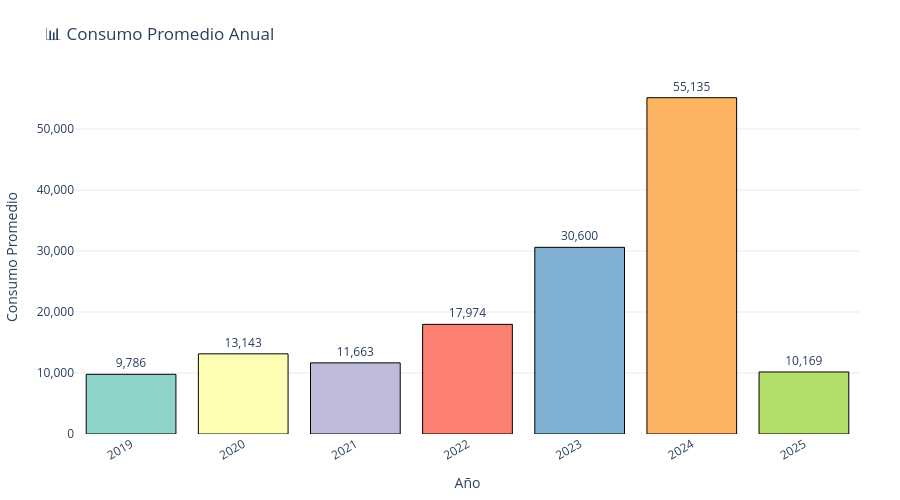

Notebook cell for this chart:
### Code cell
# ---------------------------
# 7. Consumo Promedio Anual (versión Plotly Express)
# ---------------------------
import plotly.express as px

if "AÑO" in df.columns and "TOTAL DE CONSUMO" in df.columns:
    # Asegurar tipo string para el eje X
    df["AÑO"] = df["AÑO"].astype(str)

    # Calcular consumo promedio anual
    consumo_anual = df.groupby("AÑO", as_index=False)["TOTAL DE CONSUMO"].mean()

    print("📊 Creando gráfica de consumo promedio anual...")

    fig_consumo_anual = px.bar(
        consumo_anual,
        x="AÑO",
        y="TOTAL DE CONSUMO",
        title="📊 Consumo Promedio Anual",
        labels={
            "AÑO": "Año",
            "TOTAL DE CONSUMO": "Consumo Promedio"
        },
        text="TOTAL DE CONSUMO",
        color="AÑO",
        color_discrete_sequence=px.colors.qualitative.Set3
    )

    # Personalizar etiquetas y formato
    fig_consumo_anual.update_traces(
        texttemplate="%{y:,.0f}",
        textposition="outside",
        marker_line_color="black",
        marker_line_width=1
    )

    # Ajustes visuales del layout
    fig_consumo_anual.update_layout(
        height=500,
        xaxis_tickangle=-30,
        font=dict(size=12),
        plot_bgcolor="white",
        showlegend=False,
        margin=dict(l=40, r=40, t=80, b=60)
    )

    # Líneas de cuadrícula suaves
    fig_consumo_anual.update_xaxes(showgrid=False)
    fig_consumo_anual.update_yaxes(showgrid=True, gridwidth=0.5, gridcolor="lightgray", tickformat=",d")

    fig_consumo_anual.show()

else:
    print("❌ No se encontraron las columnas necesarias ('AÑO', 'TOTAL DE CONSUMO').")

### Figure 1 — Plotly figure (JSON) as saved in the notebook; plotly's stock layout.template omitted (floating-point values rounded to 4 significant figures)
{"data": [{"hovertemplate": "Año=%{x}<br>Consumo Promedio=%{text}<extra></extra>", "legendgroup": "2019", "marker": {"color": "rgb(141,211,199)", "line": {"color": "black", "width": 1}, "pattern": {"shape": ""}}, "name": "2019", "orientation": "v", "showlegend": true, "text": [9786.0], "textposition": "outside", "texttemplate": "%{y:,.0f}", "type": "bar", "x": ["2019"], "xaxis": "x", "y": [9786.0], "yaxis": "y"}, {"hovertemplate": "Año=%{x}<br>Consumo Promedio=%{text}<extra></extra>", "legendgroup": "2020", "marker": {"color": "rgb(255,255,179)", "line": {"color": "black", "width": 1}, "pattern": {"shape": ""}}, "name": "2020", "orientation": "v", "showlegend": true, "text": [13140.0], "textposition": "outside", "texttemplate": "%{y:,.0f}", "type": "bar", "x": ["2020"], "xaxis": "x", "y": [13140.0], "yaxis": "y"}, {"hovertemplate": "Año=%{x}<br>Consumo Promedio=%{text}<extra></extra>", "legendgroup": "2021", "marker": {"color": "rgb(190,186,218)", "line": {"color": "black", "width": 1}, "pattern": {"shape": ""}}, "name": "2021", "orientation": "v", "showlegend": true, "text": [11660.0], "textposition": "outside", "texttemplate": "%{y:,.0f}", "type": "bar", "x": ["2021"], "xaxis": "x", "y": [11660.0], "yaxis": "y"}, {"hovertemplate": "Año=%{x}<br>Consumo Promedio=%{text}<extra></extra>", "legendgroup": "2022", "marker": {"color": "rgb(251,128,114)", "line": {"color": "black", "width": 1}, "pattern": {"shape": ""}}, "name": "2022", "orientation": "v", "showlegend": true, "text": [17970.0], "textposition": "outside", "texttemplate": "%{y:,.0f}", "type": "bar", "x": ["2022"], "xaxis": "x", "y": [17970.0], "yaxis": "y"}, {"hovertemplate": "Año=%{x}<br>Consumo Promedio=%{text}<extra></extra>", "legendgroup": "2023", "marker": {"color": "rgb(128,177,211)", "line": {"color": "black", "width": 1}, "pattern": {"shape": ""}}, "name": "2023", "orientation": "v", "showlegend": true, "text": [30600.0], "textposition": "outside", "texttemplate": "%{y:,.0f}", "type": "bar", "x": ["2023"], "xaxis": "x", "y": [30600.0], "yaxis": "y"}, {"hovertemplate": "Año=%{x}<br>Consumo Promedio=%{text}<extra></extra>", "legendgroup": "2024", "marker": {"color": "rgb(253,180,98)", "line": {"color": "black", "width": 1}, "pattern": {"shape": ""}}, "name": "2024", "orientation": "v", "showlegend": true, "text": [55140.0], "textposition": "outside", "texttemplate": "%{y:,.0f}", "type": "bar", "x": ["2024"], "xaxis": "x", "y": [55140.0], "yaxis": "y"}, {"hovertemplate": "Año=%{x}<br>Consumo Promedio=%{text}<extra></extra>", "legendgroup": "2025", "marker": {"color": "rgb(179,222,105)", "line": {"color": "black", "width": 1}, "pattern": {"shape": ""}}, "name": "2025", "orientation": "v", "showlegend": true, "text": [10170.0], "textposition": "outside", "texttemplate": "%{y:,.0f}", "type": "bar", "x": ["2025"], "xaxis": "x", "y": [10170.0], "yaxis": "y"}], "layout": {"barmode": "relative", "font": {"size": 12}, "height": 500, "legend": {"title": {"text": "Año"}, "tracegroupgap": 0}, "margin": {"b": 60, "l": 40, "r": 40, "t": 80}, "plot_bgcolor": "white", "showlegend": false, "title": {"text": "📊 Consumo Promedio Anual"}, "xaxis": {"anchor": "y", "categoryarray": ["2019", "2020", "2021", "2022", "2023", "2024", "2025"], "categoryorder": "array", "domain": [0, 1], "showgrid": false, "tickangle": -30, "title": {"text": "Año"}}, "yaxis": {"anchor": "x", "domain": [0, 1], "gridcolor": "lightgray", "gridwidth": 0.5, "showgrid": true, "tickformat": ",d", "title": {"text": "Consumo Promedio"}}}}
